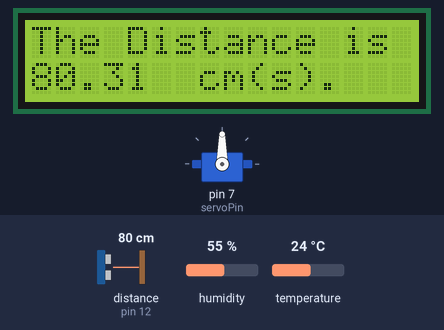
Simulated run of this sketch. Board: Arduino Mega 2560, built with avr-gcc and run on an emulated ATmega2560. Shown: 16×2 character LCD, servo. Wiring (inferred from the names in the program): ultrasonic range finder: trigger pin 10; echo pin 12. Inputs (shaded band) come from the test bench; at power-on: distance to the obstacle (sensor on pin 12) 80 cm, temperature 24 °C, humidity 55 %. The echo pulse lasts 58.3 µs per cm; what the sketch prints to the serial monitor is not drawn.

Above: at 1.7 s.
1.8 s: distance to the obstacle (sensor on pin 12) set to 27 cm
At 4.0 s:
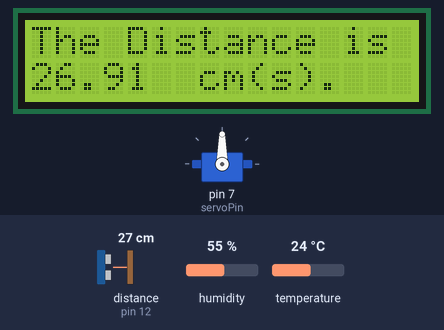
5.7 s: distance to the obstacle (sensor on pin 12) set to 23 cm
At 8.9 s:
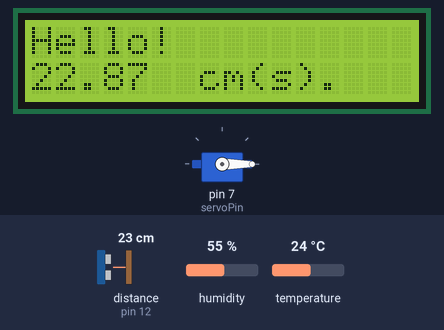
9.1 s: distance to the obstacle (sensor on pin 12) set to 35 cm
At 15.3 s:
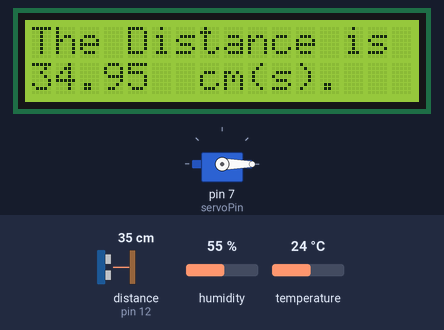
15.5 s: temperature set to 12 °C
At 17.5 s:
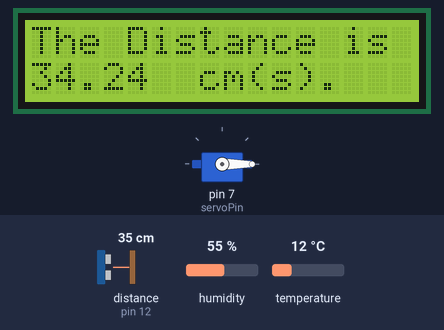
19.2 s: temperature set to 19 °C
At 22.1 s:
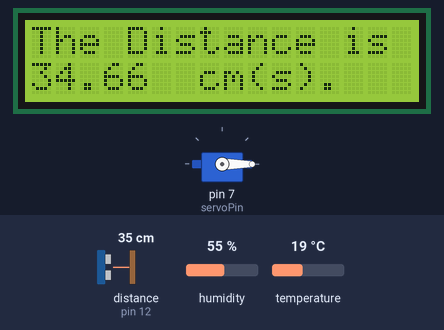
22.4 s: humidity set to 22 %
At 24.9 s:
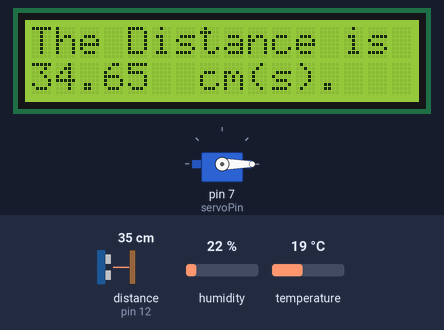
Timing chart, 0 to 26.4 s (numbered marks = the images above; inputs shaded):
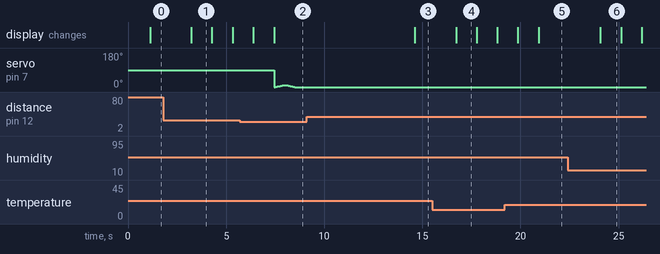

Measured:
- the behaviour switches between 26 and 25 cm on distance to the obstacle (sensor on pin 12) (found by bisection; images 1 and 2)
- after the input at 1.8 s, the display: changes after 1.4 s (image 1)
- after the input at 5.7 s, the display: first differs from a run without the input after 1.8 s (image 2)
- after the input at 9.1 s, servo on pin 7 (servoPin): stays 0° (without the input it goes to 1° after 5.6 s); the display: changes after 5.5 s (image 3)
- after the input at 15.5 s, the display: changes after 1.2 s (image 4)
- after the input at 19.2 s, the display: first differs from a run without the input after 1.7 s (image 5)
- after the input at 22.4 s, the display: changes after 1.7 s (image 6)

The sketch:

RespondByDistance.ino
```cpp
// (licence header left out)
/*  If an object is closer than 25 cms from the Ultrasonic distance sensor
 *  - Waves a small stick on a servo
 *  - Displays "Hello!" on the LCD line 1
 *  If the object is more than 25 cms away from the Ultrasonic distance sensor,
 *  - Displays "The Distance is " on the LCD line 1
 *  In either case, it displays distance in CMs in LCD line 2 followed by " cm(s)."
 */

/*
 * Hardware used
 * - 1602 LCD with I2c
 * - Arduino Mega2560 board
 * - Micro servo motor - 9g, SG90
 * - DHT11 Temperature and Humidity sensor
 * - 10K potentiometer to adjust LCD brightness
 * - Ultra sonic distance sensor HR SC-04
 * - Breadboard
 * - Jumpers
 */

#include "Arduino.h"
#include "Servo.h"
#include "DHT.h"
#include <Wire.h>
#include <LiquidCrystal_I2C.h>

const int trigPin = 10;
const int echoPin = 12;
const int servoPin = 7;
const int mySweepAngle = 10;
const int distanceCMToWaveFlag = 25;
const int dhtPin = 4;
const int dhtWait = 1000;

const float soundSpeedAtZeroC = 331.3;
const float soundSpeedIncreasePerDegreeC = 0.6;

LiquidCrystal_I2C lcd = LiquidCrystal_I2C(0x27,16,2);

DHT myDHTSensor = DHT(dhtPin,DHT11);

Servo myservo;

// The waveFlag method will move the flag by sweepAngle given in degrees.
void waveFlag(int sweepAngle, bool reverseSweep)
{
	int position = 0;
	int servoWait = 50;

	// This for loop moves the flag in one direction
	for (position = 0; position <= sweepAngle; position += 1)
	{
		myservo.write(position);
		delay(servoWait);
	}
	// This for loop moves the flag in the reverse direction
	if (reverseSweep)
	{
		for (position = sweepAngle; position >= 0; position -= 1)
		{
			myservo.write(position);
			delay(servoWait);
		}
	}

}

//The setup function is called once at startup of the sketch
void setup()
{
	lcd.init();
	lcd.backlight();

	myservo.attach(servoPin);

	myDHTSensor.begin();
	pinMode(dhtPin,INPUT);

	Serial.begin(9600);

	pinMode(trigPin,OUTPUT);
	pinMode(echoPin,INPUT);
}

float getDistanceInCM(){

	digitalWrite(trigPin, LOW); // Silence the pulse
	delayMicroseconds(3); // wait in silence
	digitalWrite(trigPin, HIGH); // send the pulse
	delayMicroseconds(5);
	digitalWrite(trigPin, LOW); // Silence the pulse after 5 microseconds.

	//listen for echo
	float roundTripTimeInMicroSecs = pulseIn(echoPin, HIGH);
	float oneWayTimeInSecs = roundTripTimeInMicroSecs / 1000.0 / 1000.0 / 2.0;
	float distanceInMeters = oneWayTimeInSecs*getSpeedOfSound();
	return distanceInMeters*100; // Returns in centimeters.
}


float getSpeedOfSound(){

	delay(dhtWait);

	return soundSpeedAtZeroC + soundSpeedIncreasePerDegreeC * myDHTSensor.readTemperature();

}


// The loop function is called in an endless loop
void loop()
{


	float distanceNow = getDistanceInCM();

	lcd.setCursor(0,0);
	lcd.print("The Distance is :");
	lcd.setCursor(0,1);
	lcd.print("       ");
	lcd.setCursor(0,1);
	lcd.print(distanceNow);
	lcd.setCursor(6,1);
	lcd.print(" cm(s).");

	Serial.print("The Distance is :");
	Serial.print(distanceNow);
	Serial.println(" centimeters.");


	if (distanceNow < distanceCMToWaveFlag)
	{
		lcd.setCursor(0,0);
		lcd.print("Hello!          ");
		waveFlag(mySweepAngle, true);
		delay(5000);

	}


}
```
